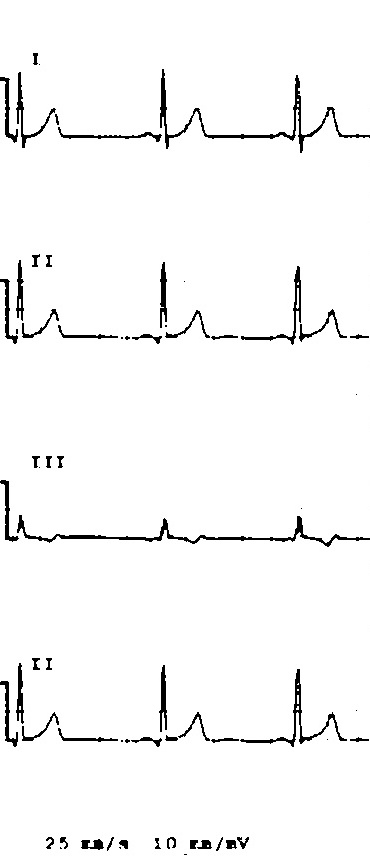
#> input picture ECG Digitization/ECG Code/vertically_segmented/vertically_segmented0_0.jpg, 370 x 860 px; its folder holds only this picture in this run
$ python HorizontalSegmentation.py
#> lines starting #> are read from the running program, lines starting #| are printed output that depends on the picture
# -*- coding: utf-8 -*-
"""
Created on Tue Nov  3 00:15:26 2020

@author: Kevin
"""

import cv2
import numpy as np
import os
from matplotlib import pyplot as plt

dest = 'horizontally_segmented'
try:
    files = os.listdir(dest)
except FileNotFoundError:
    os.mkdir(dest)

src = 'vertically_segmented'
try:
    vertical_files = os.listdir(src)
except FileNotFoundError:
    os.mkdir(dest)

index = 0
for item in vertical_files:

    # Load as greyscale
    img = cv2.imread(os.path.join(src,item))
#> img is the input picture: shape (860, 370, 3); min 0, max 255, mean 247
    invertedimg = 255-img
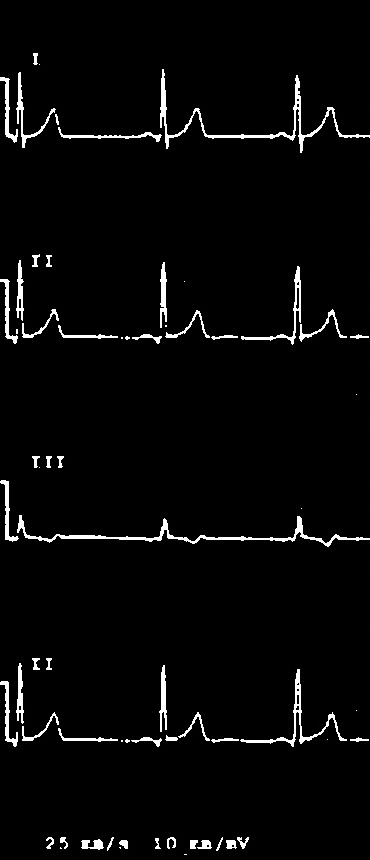
#> invertedimg: shape (860, 370, 3); min 0, max 255, mean 8

    height, width = img.shape[:2]
#> height = 860; width = 370
    proj = np.sum(invertedimg,1)
#> proj = 860 rows, first 8: [0, 0, 0], [0, 0, 0], [0, 0, 0], [0, 0, 0], [0, 0, 0], [0, 0, 0], [0, 0, 0], [0, 0, 0]
    plt.plot(proj)
    plt.xlim([0, height])
    plt.draw()

    # Index of where to begin the cropping
    startCrop = 0
    # Index of where whitespace starts
    start = 0
    # Scans from top to bottom, the length of the image
    for i in range(0, height):
        count = i
        # If that row has whitespace, do nothing and go to next row
        if proj[i][0] <= 1500:
            pass
        # If that row is not whitespace, and there has been consecutively at least 30 whitespaces before, start the crop
        # This will only enter at the start of a signal; at the start of the next signal it will crop
        # 30 is how many pixels there can be before something can be apart of a crop; the lower the number the less will be included
        elif count-start >= 30 and proj[i][0] > 1500:
            # If the cropping image is bigger than 50 pixels in height, then crop
            if (start - startCrop >= 30):
                if((count-start)/2)+start <= height:
                        # Crops the image based on the start of the next signal, the start of the previous whitespace, and the inital cropping index
                        crop_img = img[startCrop:start, 0:width]
                        cv2.imwrite(dest + '/'+ item[:len(item)-4] +'_'+str(index)+'.jpg', crop_img)
                        index += 1
            # Sets the index to start cropping
            count = i
            start = i
            startCrop = i
        # If that row is not whitespace, and there is no whitespace before
        # This will indicate the starting point of new whitespace
        else:
            start = i
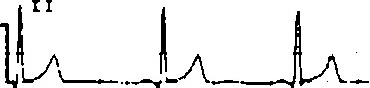
#> crop_img: shape (88, 370, 3); min 0, max 255, mean 235.6
#> after the loop, index = 4; startCrop = 837
    if( start - startCrop >= 30):
        crop_img = img[startCrop:start, 0:width]
        cv2.imwrite(dest + '/'+ item[:len(item)-4] +'_'+str(index)+'.jpg', crop_img)
    index = 0
# Save result
# cv2.imwrite(dest + '/'+ dest + str(count)+'_'+str(index)+'.jpg', result)
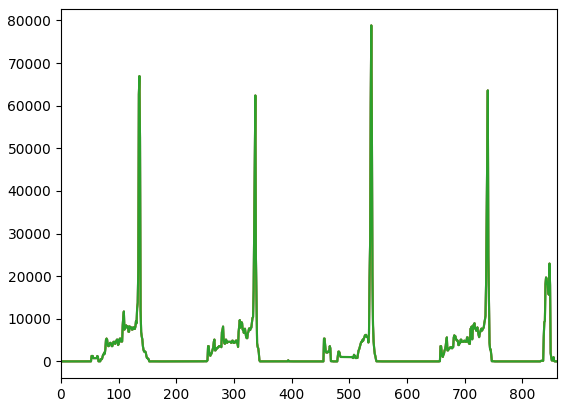
#> figure drawn by matplotlib, 1 panel; curve peaks at x = 538, y = 78824; curve peaks at x = 538, y = 78824; curve peaks at x = 538, y = 78824

$ run again, on ECG Digitization/ECG Code/vertically_segmented/vertically_segmented0_1.jpg
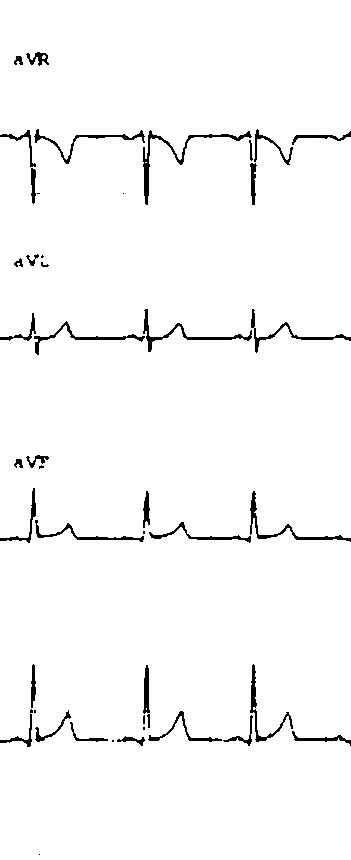
#> input picture ECG Digitization/ECG Code/vertically_segmented/vertically_segmented0_1.jpg, 351 x 860 px
#> img is the input picture: shape (860, 351, 3); min 0, max 255, mean 248.3
#> proj = 860 rows, first 8: [0, 0, 0], [0, 0, 0], [0, 0, 0], [0, 0, 0], [0, 0, 0], [0, 0, 0], [0, 0, 0], [0, 0, 0]
#> after the loop `for i in range(0, height):`:
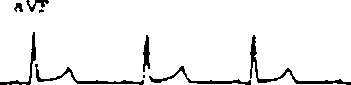
#> crop_img: shape (85, 351, 3); min 0, max 255, mean 239.7
#> after the loop `for i in range(0, height):`: index = 3; startCrop = 665
#> `# cv2.imwrite(dest + '/'+ dest + str(count)+'_'+str(index)+'.jpg', res..`:
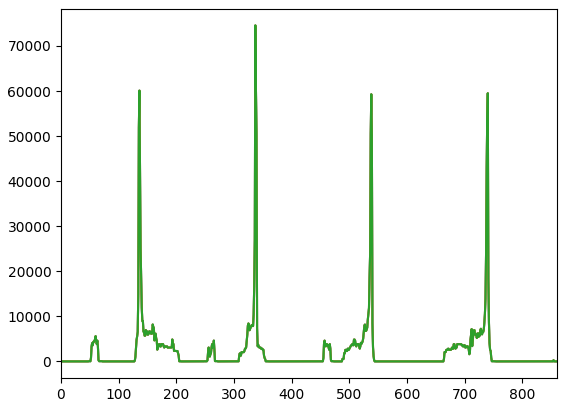
#> figure drawn by matplotlib, 1 panel; curve peaks at x = 337, y = 74560; curve peaks at x = 337, y = 74560; curve peaks at x = 337, y = 74560

$ run again, on ECG Digitization/ECG Code/vertically_segmented/vertically_segmented0_2.jpg
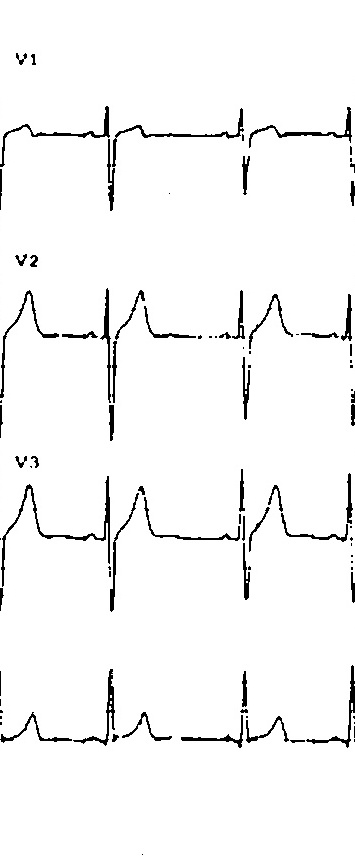
#> input picture ECG Digitization/ECG Code/vertically_segmented/vertically_segmented0_2.jpg, 355 x 860 px
#> img is the input picture: shape (860, 355, 3); min 0, max 255, mean 246.2
#> proj = 860 rows, first 8: [0, 0, 0], [0, 0, 0], [0, 0, 0], [0, 0, 0], [0, 0, 0], [0, 0, 0], [0, 0, 0], [0, 0, 0]
#> after the loop `for i in range(0, height):`:
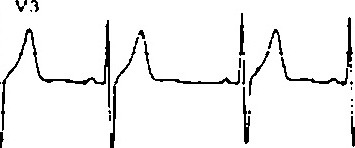
#> crop_img: shape (148, 355, 3); min 0, max 255, mean 240.7
#> after the loop `for i in range(0, height):`: index = 3; startCrop = 669
#> `# cv2.imwrite(dest + '/'+ dest + str(count)+'_'+str(index)+'.jpg', res..`:
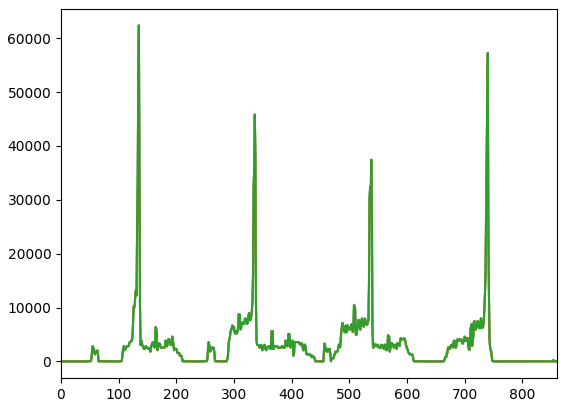
#> figure drawn by matplotlib, 1 panel; curve peaks at x = 135, y = 62389; curve peaks at x = 135, y = 62389; curve peaks at x = 135, y = 62389

$ run again, on ECG Digitization/ECG Code/vertically_segmented/vertically_segmented0_3.jpg
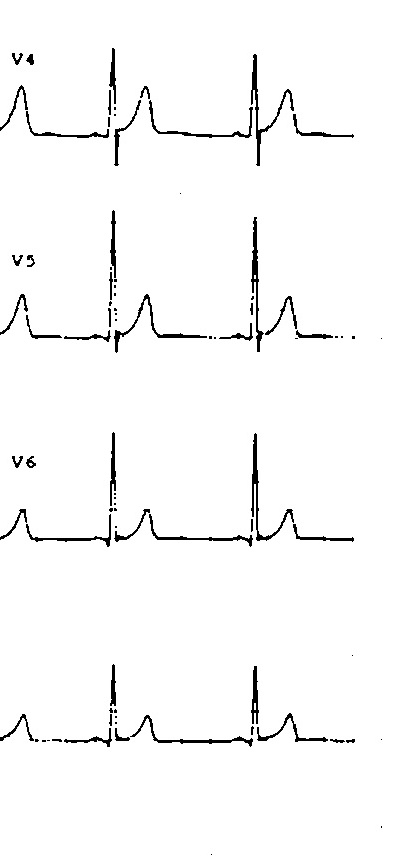
#> input picture ECG Digitization/ECG Code/vertically_segmented/vertically_segmented0_3.jpg, 398 x 860 px
#> img is the input picture: shape (860, 398, 3); min 0, max 255, mean 248.4
#> proj = 860 rows, first 8: [0, 0, 0], [0, 0, 0], [0, 0, 0], [0, 0, 0], [0, 0, 0], [0, 0, 0], [0, 0, 0], [0, 0, 0]
#> after the loop `for i in range(0, height):`:
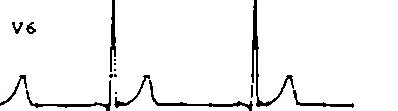
#> crop_img: shape (111, 398, 3); min 0, max 255, mean 242.3
#> after the loop `for i in range(0, height):`: index = 3; startCrop = 666
#> `# cv2.imwrite(dest + '/'+ dest + str(count)+'_'+str(index)+'.jpg', res..`:
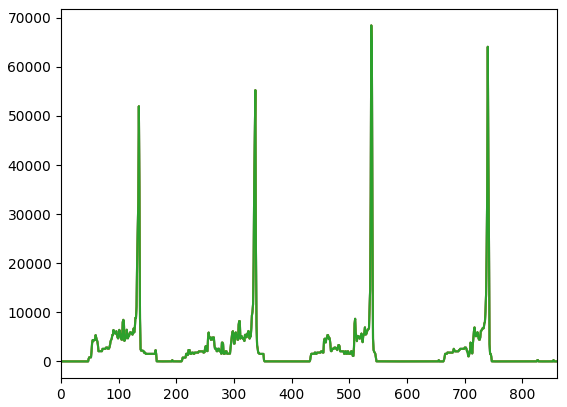
#> figure drawn by matplotlib, 1 panel; curve peaks at x = 538, y = 68432; curve peaks at x = 538, y = 68432; curve peaks at x = 538, y = 68432
